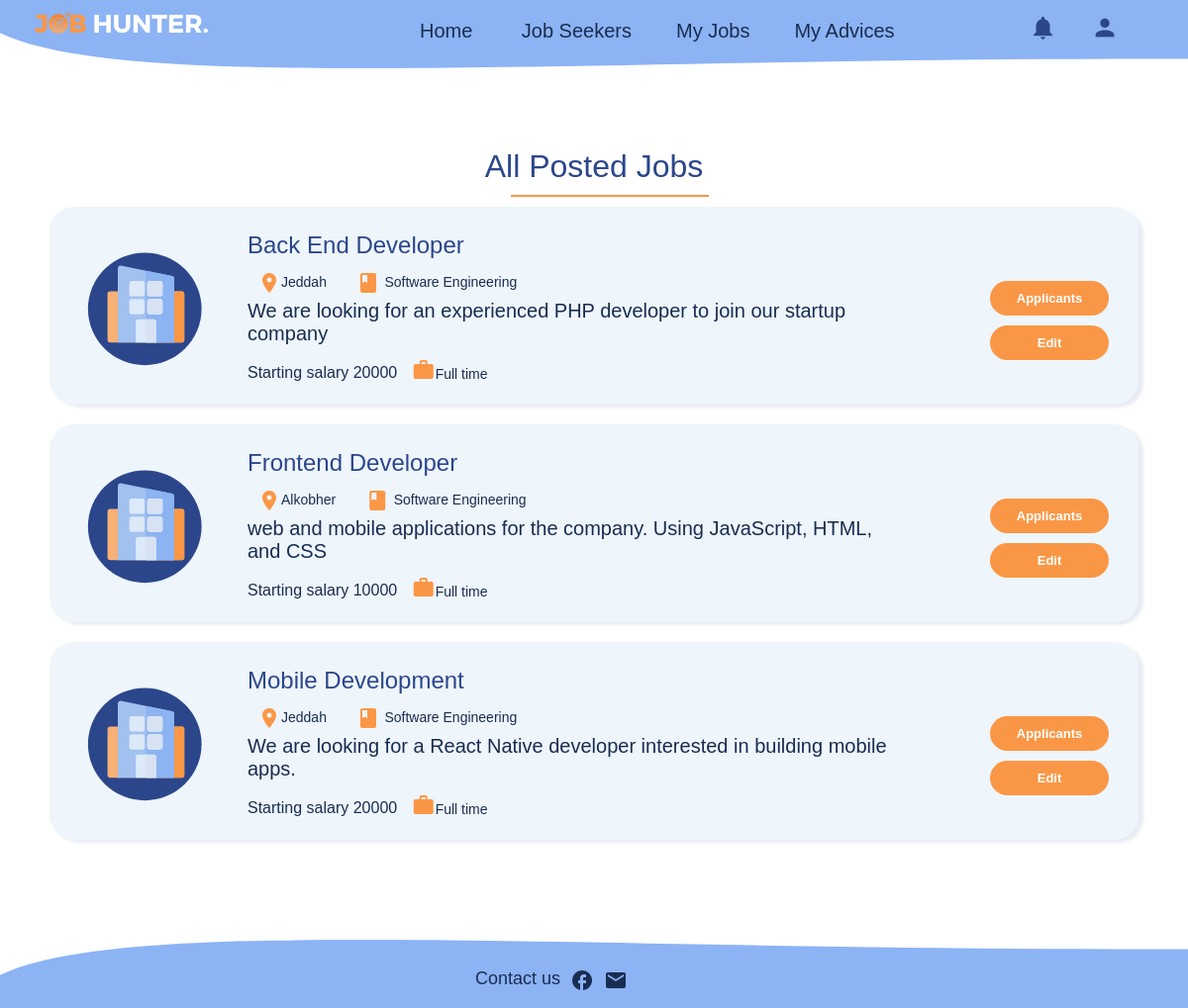
The page /JobListing.php (signed in) on the database its author committed.
### tables this page shows
CREATE TABLE `job` (
  `ID` int(11) NOT NULL,
  `city` varchar(50) NOT NULL,
  `major` varchar(50) NOT NULL,
  `position` varchar(50) NOT NULL,
  `jobType` varchar(10) NOT NULL,
  `companyName` varchar(50) NOT NULL,
  `title` varchar(50) NOT NULL,
  `description` text NOT NULL,
  `skills` text NOT NULL,
  `qualifications` text NOT NULL,
  `gender` varchar(10) NOT NULL,
  `salary` int(11) NOT NULL,
  `employer_email` varchar(50) NOT NULL
);

### JobListing.php (the view, shortened to what this page needs)
<!DOCTYPE html>
<html>
<head>
  <link rel="stylesheet" href="styles/JobListingStyles.css" />
  <link rel="stylesheet" href="styles/Notifications.css" />
  <link rel="stylesheet" href="styles/Buttons.css" />
  <link rel="stylesheet" href="styles/NavbarStyles.css" />
  <link rel="stylesheet" href="styles/Footer.css" />
</head>
<body>
<?php include('./NavigationBar.php'); ?>
  <h1>All Posted Jobs</h1>
  <div class="line"></div>
  <main>
    <?php
    if (!($database = mysqli_connect("localhost", "root", "")))
      die("<p>Could not connect to database</p>");
    $email = $_SESSION['email'];
    $query = "select * from job WHERE employer_email='$email'";
    $result = mysqli_query($database, $query);
    $rowcount = mysqli_num_rows($result);
    if ($result &&  $rowcount > 0) {
      print '<div class="lists">';
      while ($data = mysqli_fetch_assoc($result)) {
        print '<div class="list">';
        print '<div> <img src="img/company.svg" alt="company default logo" class="defaultCompany" /></div>';
        print '<div class="jobInfo"> <h2>' . $data['position'] . '</h2> <i class="material-icons">location_on</i>';
        print '<h6 class="location"> ' . $data['city'] . '</h6>';
        print '<i class="material-icons">book</i> <h6 class="major"> ' . $data['major'] . '</h6>';
        print '<p class="jobDescription">' . $data['description'] . '</p>';
        print '<h5>Starting salary <span class="salary">' . $data['salary'] . '</span></h5> <i class="material-icons">work</i>';
        print '<h6 class="work">' . $data['jobType'] . '</h6>';
        print '</div>';
        print '<div class="buttons">';
        print '<form  action="Applicants.php" method="POST"> <input type="hidden" name="JOB_ID" value=' . $data['ID'] . '> ';
        print '<button class="applicants">Applicants</button></form>';
        print '<form  action="EditAJob.php" method="POST"> <input type="hidden" name="JOB_ID" value=' . $data['ID'] . '> ';
        print '<a href="EditAJob.php"> <button class="edit">Edit</button></a></div> </form>';
        print '</div>';
      }
      print '</div>';
    } else
      echo '<div class="lists"><h2 class = "empty" >There are no listed jobs.</h2></div>';
    ?>
  </main>
  <div class="footer">
    <div class="footer-content">
      <p>Contact us</p>
      <span class="material-icons">facebook</span>
      <a href="mailto:jobhunter@ksu.com"><span class="material-icons">email</span></a>
    </div>
    <div class="shape-footer" style="height: 150px; overflow: hidden">
      <svg viewBox="0 0 500 150" preserveAspectRatio="none" style="height: 100%; width: 100%">
        <path d="M-15.58,-15.49 C-16.70,110.81 186.45,57.52 502.48,59.50 L500.00,0.00 L0.00,0.00 Z" style="stroke: none; fill: #8cb3f4"></path>
      </svg>
    </div>
  </div>
</body>
</html>

### styles/JobListingStyles.css (style rules this page uses)
* { margin: 0; padding: 0; font-family: "Lucida Sans", "Lucida Sans Regular", "Lucida Grande", "Lucida Sans Unicode", Geneva, Verdana, sans-serif; font-weight: 400; }
main { min-height: 57vh; }
h1 { padding-bottom: 10px; text-align: center; color: #2b468b; font-weight: 500; font-size: 32px; }
.line { position: relative; background-color: #fa9746; width: 200px; height: 2px; right: 43%; left: 43%; }
main { display: flex; margin-top: 0; color:#192d50; justify-content: center; align-items: flex-start; }
.lists { margin-top: 10px; margin-left: 50px; margin-right: 50px; display: flex; flex-direction: column; align-items: center; justify-content: center; }
.list { display: flex; min-width: 1100px; height: 25vh; background: rgba(234, 243, 250, 0.8); margin-bottom: 20px; border-radius: 25px; box-shadow: 5px 3px 3px rgba(43, 70, 139, 0.1); }
h2, .jonInfo p, h6, h5 { color: #192d50; text-align: left; }
h2 { color: #2b468b; }
.jobDescription { font-size: 20px; width: 650px; height: 50px; color: #192d50; white-space: wrap; overflow: hidden; text-overflow: ellipsis; margin-top: 5px; margin-bottom: 5px; margin-right: 10px; }
h2 { font-weight: 500; font-size: 24px; margin-top: 25px; margin-left: 0; }
h6 { margin-top: 15px; margin-bottom: 5px; display: flex; justify-content: center; vertical-align: top; font-size: 14px; }
h5 { display: inline-block; margin-top: 10px; font-weight: 500; font-size: 16px; }
.salary { font-size: 16px; }
div svg { fill: rgb(250, 151, 70); width: 20px; vertical-align: bottom; }
.location, .major, .work { display: inline-block; clear: both; vertical-align: middle; }
.location { margin-right: 20px; vertical-align: middle; }
.work { margin: 0; vertical-align: middle; font-size: 14px; }
.defaultCompany { margin-top: 25px; margin-left: 25px; margin-right: 25px; width: 150px; }
.applicants, .accept { margin-top: 75px; text-decoration: none; color: white; }
a { text-decoration: none; }
.material-icons { color: #fa9746; vertical-align: bottom; font-size: 10px; margin-left: 10px; }

### styles/Buttons.css (style rules this page uses)
button { display: block; position: relative; width: 120px; height: 35px; margin: 10px 20px 0px 90px; border-radius: 50px; font-size: 13px; color: white; border: none; outline: none; font-weight: bold; background: #fa9746; cursor: pointer; }
a { text-decoration: none; }

### styles/NavbarStyles.css (style rules this page uses)
* { margin: 0; padding: 0; font-family: "Lucida Sans", "Lucida Sans Regular", "Lucida Grande", "Lucida Sans Unicode", Geneva, Verdana, sans-serif; font-weight: 400; }

### styles/Footer.css (style rules this page uses)
.footer { position: absolute; top: auto; bottom: auto; margin: 0; padding: 0; width: 100%; display: inline-block; overflow-x: hidden; }
.shape-footer { transform: rotateX(180deg); }
.footer-content { position: absolute; z-index: 2; width: 100%; margin-top: 100px; top: 10px; font-family: "Lucida Sans", "Lucida Sans Regular", "Lucida Grande", "Lucida Sans Unicode", Geneva, Verdana, sans-serif; font-size: 16px; color: #192d50; left: 40%; right: 40%; display: inline-flex; }
.footer-content p { display: block; font-family: "Lucida Sans", "Lucida Sans Regular", "Lucida Grande", "Lucida Sans Unicode", Geneva, Verdana, sans-serif; font-size: 18px; font-weight: 400; color: #192d50; }
.footer-content span { margin: 0; padding-left: 10px; text-decoration: none; color: #192d50; }

### rows shown on the page
job: position "Back End Developer", city "Jeddah", major "Software Engineering", description "We are looking for an experienced PHP developer to join our startup company", salary "20000", jobType "Full time"
job: position "Frontend Developer", city "Alkobher", major "Software Engineering", description "web and mobile applications for the company. Using JavaScript, HTML, and CSS", salary "10000", jobType "Full time"
job: position "Mobile Development", city "Jeddah", major "Software Engineering", description "We are looking for a React Native developer interested in building mobile apps.", salary "20000", jobType "Full time"
